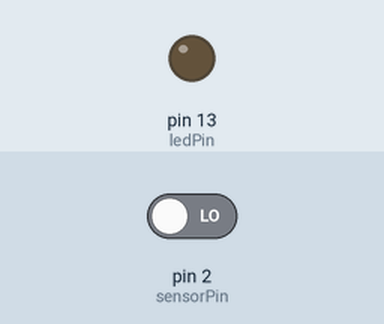
Recording of a sketch running on a simulated Arduino Uno, built with avr-gcc and run on an emulated ATmega328P. On the bench: output pins drawn as LEDs (lit = HIGH). The test bench sets the inputs (shaded band); at power-on: pin 2 (sensorPin) LOW. What the sketch prints to the serial monitor is not drawn.

Above: at 1.2 s.
1.3 s: pin 2 (sensorPin) driven HIGH
At 2.2 s:
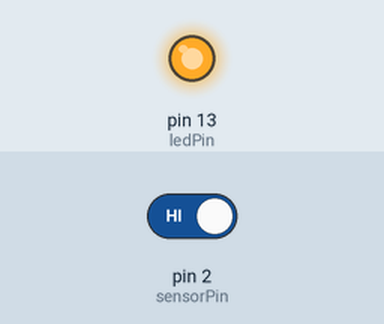
2.8 s: pin 2 (sensorPin) driven LOW
At 3.4 s:
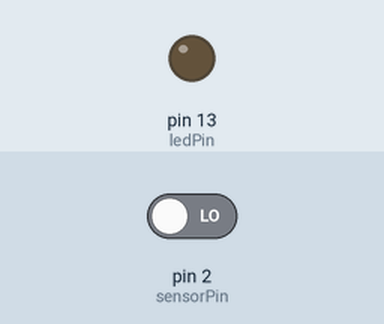
Timing chart, 0 to 5.8 s (numbered marks = the images above; inputs shaded):
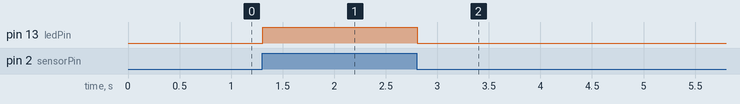

The sketch:

arduinoDigitalSerialOut.pde
```cpp
/*
 * Arduino Digital Serial Out
 *
 * CC Lab Fall 2011
 * by Ryan Raffa
 * 10/10/11
 */

int sensorValue;
int sensorPin;
int ledPin;

void setup() {
  // initialize the serial communication:
  Serial.begin(9600);

  sensorPin = 2;
  ledPin = 13;

  pinMode(2,INPUT);
  pinMode(13,OUTPUT);
}

void loop() {

  sensorValue = digitalRead(sensorPin);
  // send the value of analog input 0:
  Serial.println(sensorValue);

  //use an LED for feedback to make sure sensorPin is being read
  if (sensorValue == HIGH) {
    digitalWrite(ledPin, HIGH);
  } else {
    digitalWrite(ledPin,LOW);
    }

}
```

Measured:
- after the input at 1.3 s, pin 13 (ledPin): LOW → HIGH at once
- after the input at 2.8 s, pin 13 (ledPin): HIGH → LOW at once
